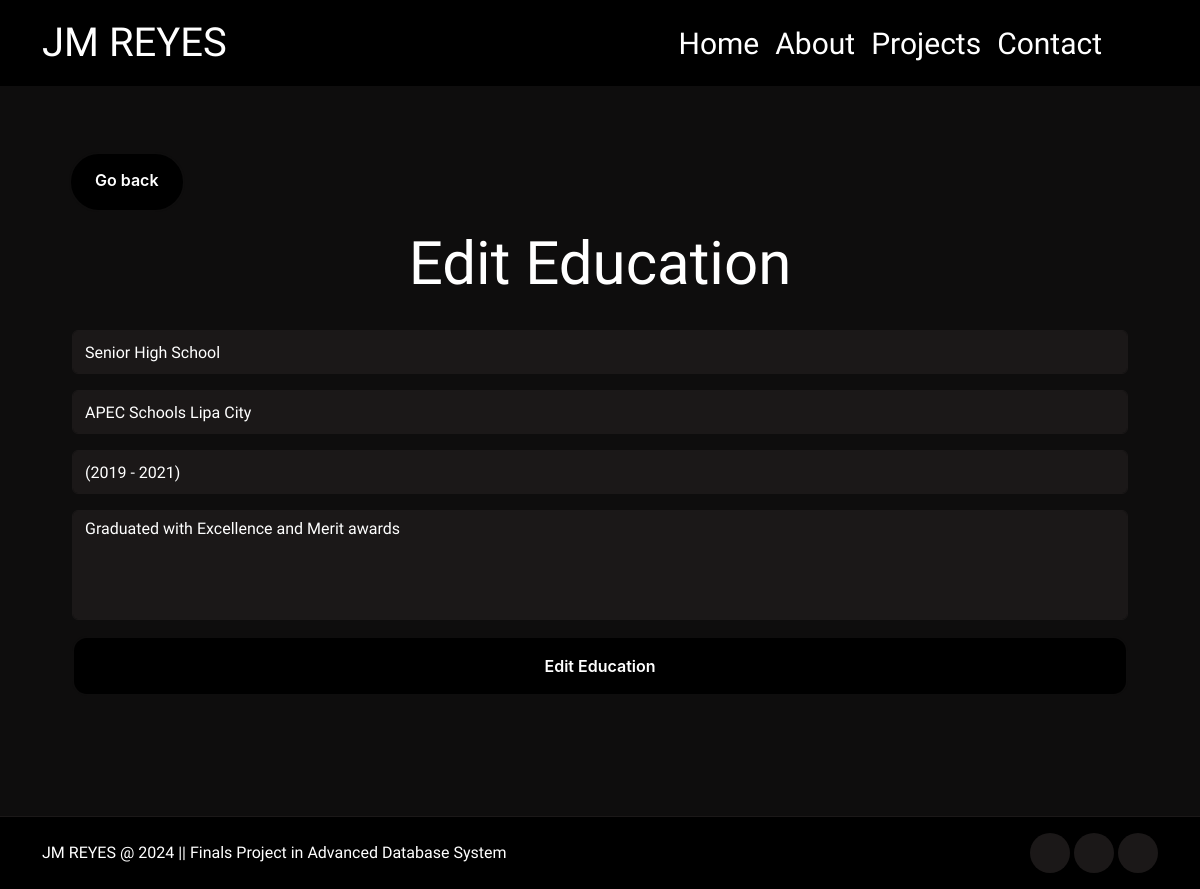
The page /edit-education.php?update-educationid=10 (signed in) on the database as committed earlier.
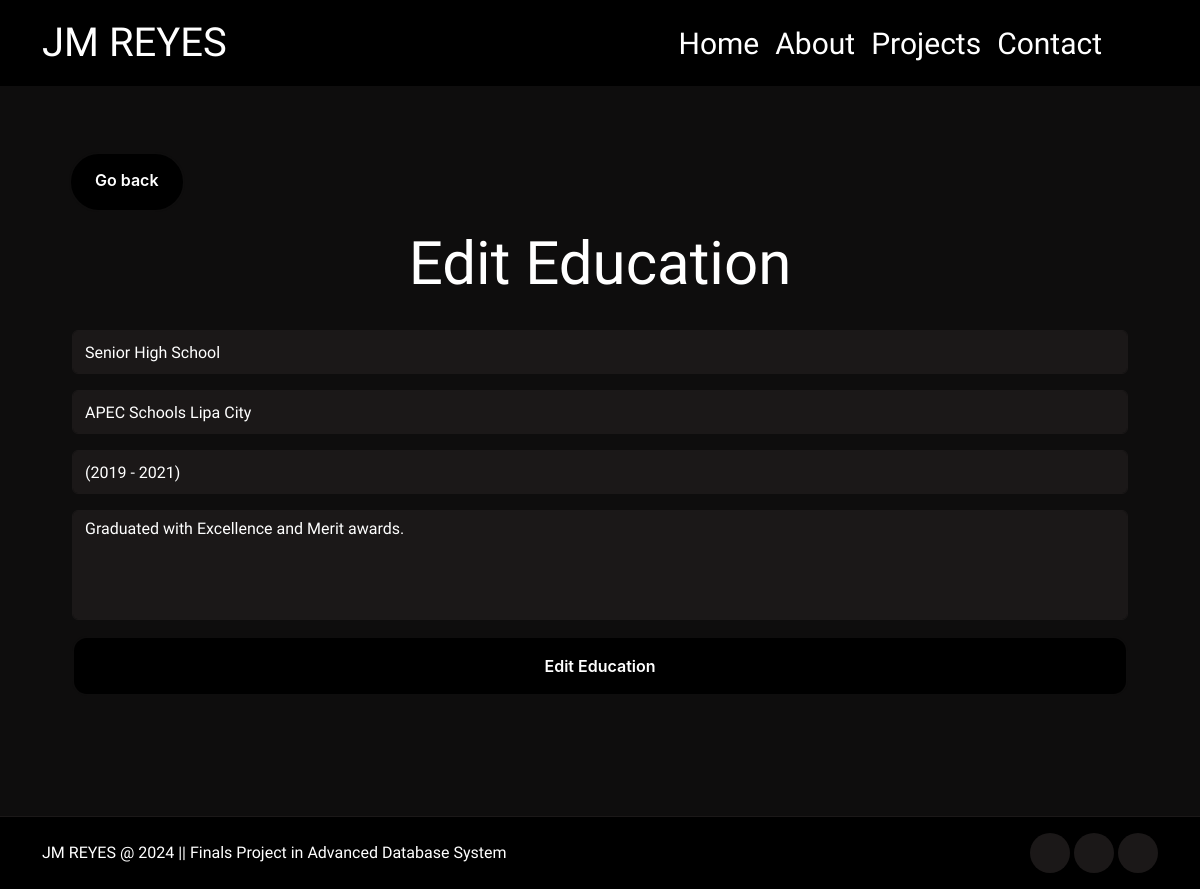
The same page on the database as committed later.
### tables this page shows
CREATE TABLE `education` (
  `education_ID` int(11) NOT NULL,
  `user_ID` int(11) DEFAULT NULL,
  `educational_level` varchar(255) NOT NULL,
  `campus_name` varchar(255) NOT NULL,
  `school_year` varchar(255) NOT NULL,
  `attainments` text NOT NULL
);

### edit-education.php (the view, shortened to what the changed rows need)
<?php
include('connect.php');
if (isset($_GET['update-educationid'])) {
    $id = $_GET['update-educationid'];
    $sql = "SELECT * FROM `education` WHERE education_ID = ?";
    $stmt = $con->prepare($sql);
    $stmt->bind_param("i", $id);
    $stmt->execute();
    $result = $stmt->get_result();
    $row = $result->fetch_assoc();
    $dis_level = $row['educational_level'];
    $dis_campus = $row['campus_name'];
    $dis_year = $row['school_year'];
    $dis_attainments = $row['attainments'];
}
?>
<!DOCTYPE html>
<html lang="en">
<head>
    <link href="https://cdn.jsdelivr.net/npm/bootstrap@5.3.3/dist/css/bootstrap.min.css" rel="stylesheet"
 />
    <link href="https://unpkg.com/aos@2.3.1/dist/aos.css" rel="stylesheet" />
    <link rel="stylesheet"
        href="https://maxst.icons8.com/vue-static/landings/line-awesome/font-awesome-line-awesome/css/all.min.css" />
    <link rel="stylesheet"
        href="https://maxst.icons8.com/vue-static/landings/line-awesome/line-awesome/1.3.0/css/line-awesome.min.css" />
    <link rel="stylesheet" href="https://cdn.jsdelivr.net/npm/sweetalert2@11/dist/sweetalert2.min.css">
    <link rel="stylesheet" href="./assets/css/style.css" />
</head>
<body data-bs-spy="scroll" data-bs-target=".navbar">
    <section id="settings" class="full-height px-lg-5">
        <div class="container mt-5 p-md-4">
            <div class="col-lg-12 edit-main my-3">
                <div class="row-lg-7">
                    <form method="post">
                        <div>
                            <input type="text" class="form-control my-3" name="ed_level" value="<?php echo $dis_level; ?>" />
                        </div>
                        <div>
                            <input type="text" class="form-control my-3" name="ed_campus" value="<?php echo $dis_campus; ?>" />
                        </div>
                        <div>
                            <input type="text" class="form-control my-3" name="ed_year" value="<?php echo $dis_year; ?>" />
                        </div>
                        <div>
                            <textarea name="ed_attainments" id="" rows="4" class="form-control my-3"><?php echo $dis_attainments; ?></textarea>
                        </div>
                    </form>
                </div>
            </div>
        </div>
    </section>
</body>
</html>

Rows that differ between the two databases and show on the page:
changed education "Senior High School": ed_attainments "Graduated with Excellence and Merit awards" → "Graduated with Excellence and Merit awards."
